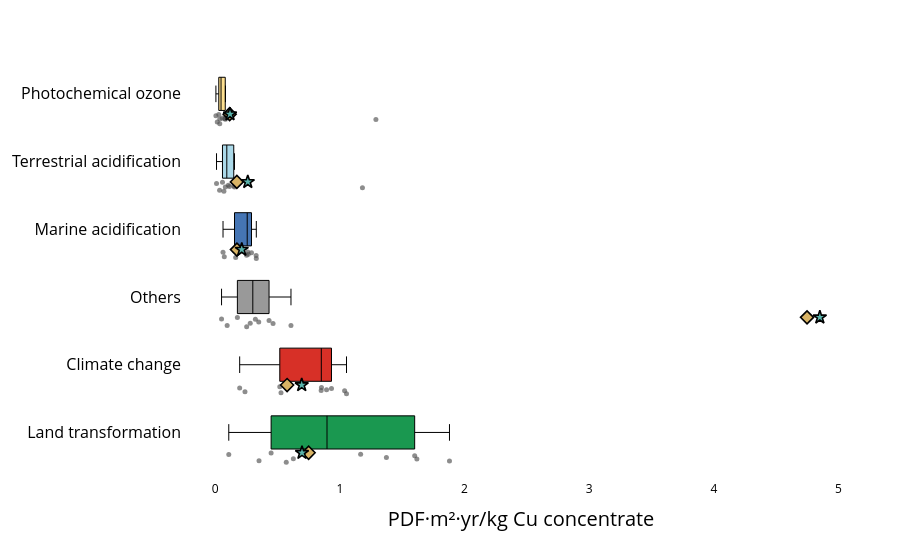

Write notebook code for a chart like this one.
### Code cell
plot_lcia_boxes_for_reference_product(
    df_eq_eiv,
    reference_product="Cu concentrate",
    yaxis_label="PDF·m²·yr/kg Cu concentrate",
    title="",
    output_html="results/Damages/boxplot_eq_cu_eiv.html",
    output_image="results/Damages/boxplot_eq_cu_eiv",
    image_format="pdf",
)

plot_lcia_boxes_for_reference_product(
    df_eq_riv,
    reference_product="Cu concentrate",
    yaxis_label="PDF·m²·yr/kg Cu concentrate",
    title="",
    output_html="results/Damages/boxplot_eq_cu_riv.html",
    output_image="results/Damages/boxplot_eq_cu_riv",
    image_format="pdf",
)

### Figure 1 — Plotly figure (JSON) as saved in the notebook; plotly's stock layout.template omitted (floating-point values rounded to 4 significant figures)
{"data": [{"boxpoints": "all", "fillcolor": "#1a9850", "hoverinfo": "text+x", "hovertext": ["Copper Mountain", "Gibraltar (Cu)", "Goldex (Cu)", "Highland Valley (Cu)", "Kidd Creek", "LaRonde (Cu)", "Mount Milligan", "Mount Polley", "New Afton", "Snow Lake (Cu)"], "jitter": 0.35, "line": {"color": "black", "width": 1}, "marker": {"color": "rgba(80,80,80,0.65)", "size": 5}, "orientation": "h", "showlegend": false, "x": [1.879, 1.166, 0.448, 1.6, 0.3508, 0.5694, 1.373, 1.617, 0.6264, 0.1082], "y": [0, 0, 0, 0, 0, 0, 0, 0, 0, 0], "type": "box"}, {"boxpoints": "all", "fillcolor": "#d73027", "hoverinfo": "text+x", "hovertext": ["Copper Mountain", "Gibraltar (Cu)", "Goldex (Cu)", "Highland Valley (Cu)", "Kidd Creek", "LaRonde (Cu)", "Mount Milligan", "Mount Polley", "New Afton", "Snow Lake (Cu)"], "jitter": 0.35, "line": {"color": "black", "width": 1}, "marker": {"color": "rgba(80,80,80,0.65)", "size": 5}, "orientation": "h", "showlegend": false, "x": [1.053, 0.8494, 0.8928, 0.5273, 0.1958, 0.5175, 0.9324, 1.038, 0.2382, 0.852], "y": [1, 1, 1, 1, 1, 1, 1, 1, 1, 1], "type": "box"}, {"boxpoints": "all", "fillcolor": "#999999", "hoverinfo": "text+x", "hovertext": ["Copper Mountain", "Gibraltar (Cu)", "Goldex (Cu)", "Highland Valley (Cu)", "Kidd Creek", "LaRonde (Cu)", "Mount Milligan", "Mount Polley", "New Afton", "Snow Lake (Cu)"], "jitter": 0.35, "line": {"color": "black", "width": 1}, "marker": {"color": "rgba(80,80,80,0.65)", "size": 5}, "orientation": "h", "showlegend": false, "x": [0.3217, 0.3485, 0.4636, 0.1773, 0.05027, 0.2804, 0.4314, 0.6072, 0.09518, 0.2518], "y": [2, 2, 2, 2, 2, 2, 2, 2, 2, 2], "type": "box"}, {"boxpoints": "all", "fillcolor": "#4575b4", "hoverinfo": "text+x", "hovertext": ["Copper Mountain", "Gibraltar (Cu)", "Goldex (Cu)", "Highland Valley (Cu)", "Kidd Creek", "LaRonde (Cu)", "Mount Milligan", "Mount Polley", "New Afton", "Snow Lake (Cu)"], "jitter": 0.35, "line": {"color": "black", "width": 1}, "marker": {"color": "rgba(80,80,80,0.65)", "size": 5}, "orientation": "h", "showlegend": false, "x": [0.3291, 0.2648, 0.2611, 0.1636, 0.0621, 0.1543, 0.2906, 0.3278, 0.07229, 0.2512], "y": [3, 3, 3, 3, 3, 3, 3, 3, 3, 3], "type": "box"}, {"boxpoints": "all", "fillcolor": "#abd9e9", "hoverinfo": "text+x", "hovertext": ["Copper Mountain", "Gibraltar (Cu)", "Goldex (Cu)", "Highland Valley (Cu)", "Kidd Creek", "LaRonde (Cu)", "Mount Milligan", "Mount Polley", "New Afton", "Snow Lake (Cu)"], "jitter": 0.35, "line": {"color": "black", "width": 1}, "marker": {"color": "rgba(80,80,80,0.65)", "size": 5}, "orientation": "h", "showlegend": false, "x": [0.08046, 0.1044, 0.154, 0.03463, 0.05763, 0.1138, 0.06922, 1.181, 0.009964, 0.1482], "y": [4, 4, 4, 4, 4, 4, 4, 4, 4, 4], "type": "box"}, {"boxpoints": "all", "fillcolor": "#fee090", "hoverinfo": "text+x", "hovertext": ["Copper Mountain", "Gibraltar (Cu)", "Goldex (Cu)", "Highland Valley (Cu)", "Kidd Creek", "LaRonde (Cu)", "Mount Milligan", "Mount Polley", "New Afton", "Snow Lake (Cu)"], "jitter": 0.35, "line": {"color": "black", "width": 1}, "marker": {"color": "rgba(80,80,80,0.65)", "size": 5}, "orientation": "h", "showlegend": false, "x": [0.08152, 0.07995, 0.02793, 0.03624, 0.07447, 0.03598, 0.05612, 1.289, 0.004918, 0.01581], "y": [5, 5, 5, 5, 5, 5, 5, 5, 5, 5], "type": "box"}, {"marker": {"color": "rgba(0,0,0,0)", "line": {"color": "black", "width": 1.5}, "size": 16, "symbol": "square"}, "mode": "markers", "name": "MetalliCan range", "showlegend": false, "x": [null], "y": [null], "type": "scatter"}, {"marker": {"color": "rgba(80,80,80,0.7)", "size": 10, "symbol": "circle"}, "mode": "markers", "name": "MetalliCan sites", "showlegend": false, "x": [null], "y": [null], "type": "scatter"}, {"marker": {"color": "#d8b365", "line": {"color": "black", "width": 1.6}, "size": 10, "symbol": "diamond"}, "mode": "markers", "name": "Ecoinvent", "showlegend": false, "x": [0.5762, 0.7489, 0.1738, 4.748, 0.1153, 0.1732], "y": [0.7, -0.3, 2.7, 1.7, 4.7, 3.7], "type": "scatter"}, {"marker": {"color": "#5ab4ac", "line": {"color": "black", "width": 1.6}, "size": 10, "symbol": "star"}, "mode": "markers", "name": "Regioinvent", "showlegend": false, "x": [0.6935, 0.6957, 0.2124, 4.851, 0.1181, 0.2607], "y": [0.7, -0.3, 2.7, 1.7, 4.7, 3.7], "type": "scatter"}], "layout": {"yaxis": {"tickfont": {"size": 16, "color": "black"}, "tickmode": "array", "tickvals": [0, 1, 2, 3, 4, 5], "ticktext": ["Land transformation", "Climate change", "Others", "Marine acidification", "Terrestrial acidification", "Photochemical ozone"], "automargin": true}, "xaxis": {"title": {"font": {"color": "black", "size": 20}, "text": "PDF·m²·yr/kg Cu concentrate"}, "tickfont": {"color": "black"}, "showgrid": false}, "title": {"text": "", "x": 0.5}, "margin": {"l": 80, "r": 40, "t": 60, "b": 80}, "plot_bgcolor": "white", "paper_bgcolor": "white", "showlegend": false}}
